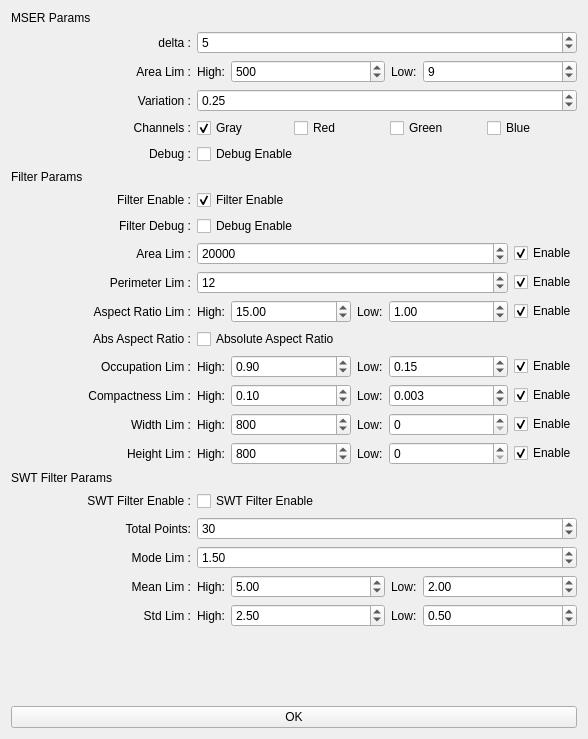
<?xml version="1.0" encoding="UTF-8"?>
<ui version="4.0">
 <class>ExtractCtrlWidget</class>
 <widget class="QWidget" name="ExtractCtrlWidget">
  <property name="windowModality">
   <enum>Qt::NonModal</enum>
  </property>
  <property name="geometry">
   <rect>
    <x>0</x>
    <y>0</y>
    <width>588</width>
    <height>739</height>
   </rect>
  </property>
  <property name="windowTitle">
   <string>Extract Control Panel</string>
  </property>
  <layout class="QVBoxLayout" name="verticalLayout" stretch="0,1,0">
   <item>
    <layout class="QFormLayout" name="layout_mser_params">
     <item row="0" column="0">
      <widget class="QLabel" name="label_mser_params">
       <property name="text">
        <string>MSER Params</string>
       </property>
      </widget>
     </item>
     <item row="1" column="0">
      <widget class="QLabel" name="label_mser_delta">
       <property name="sizePolicy">
        <sizepolicy hsizetype="Preferred" vsizetype="Preferred">
         <horstretch>0</horstretch>
         <verstretch>0</verstretch>
        </sizepolicy>
       </property>
       <property name="minimumSize">
        <size>
         <width>180</width>
         <height>0</height>
        </size>
       </property>
       <property name="text">
        <string>delta :</string>
       </property>
       <property name="alignment">
        <set>Qt::AlignRight|Qt::AlignTrailing|Qt::AlignVCenter</set>
       </property>
      </widget>
     </item>
     <item row="1" column="1">
      <widget class="QSpinBox" name="spinbox_mser_delta">
       <property name="value">
        <number>5</number>
       </property>
      </widget>
     </item>
     <item row="2" column="0">
      <widget class="QLabel" name="label_mser_area_lim">
       <property name="sizePolicy">
        <sizepolicy hsizetype="Preferred" vsizetype="Preferred">
         <horstretch>0</horstretch>
         <verstretch>0</verstretch>
        </sizepolicy>
       </property>
       <property name="minimumSize">
        <size>
         <width>180</width>
         <height>0</height>
        </size>
       </property>
       <property name="text">
        <string>Area Lim :</string>
       </property>
       <property name="alignment">
        <set>Qt::AlignRight|Qt::AlignTrailing|Qt::AlignVCenter</set>
       </property>
      </widget>
     </item>
     <item row="2" column="1">
      <layout class="QHBoxLayout" name="layout_mser_area_lim">
       <item>
        <widget class="QLabel" name="label_mser_area_high">
         <property name="sizePolicy">
          <sizepolicy hsizetype="Fixed" vsizetype="Preferred">
           <horstretch>0</horstretch>
           <verstretch>0</verstretch>
          </sizepolicy>
         </property>
         <property name="text">
          <string>High:</string>
         </property>
        </widget>
       </item>
       <item>
        <widget class="QSpinBox" name="spinbox_mser_area_high">
         <property name="maximum">
          <number>10000000</number>
         </property>
         <property name="value">
          <number>500</number>
         </property>
        </widget>
       </item>
       <item>
        <widget class="QLabel" name="label_mser_area_low">
         <property name="sizePolicy">
          <sizepolicy hsizetype="Fixed" vsizetype="Preferred">
           <horstretch>0</horstretch>
           <verstretch>0</verstretch>
          </sizepolicy>
         </property>
         <property name="text">
          <string>Low:</string>
         </property>
        </widget>
       </item>
       <item>
        <widget class="QSpinBox" name="spinbox_mser_area_low">
         <property name="maximum">
          <number>10000000</number>
         </property>
         <property name="value">
          <number>9</number>
         </property>
        </widget>
       </item>
      </layout>
     </item>
     <item row="3" column="0">
      <widget class="QLabel" name="label_mser_variation">
       <property name="sizePolicy">
        <sizepolicy hsizetype="Preferred" vsizetype="Preferred">
         <horstretch>0</horstretch>
         <verstretch>0</verstretch>
        </sizepolicy>
       </property>
       <property name="minimumSize">
        <size>
         <width>180</width>
         <height>0</height>
        </size>
       </property>
       <property name="text">
        <string>Variation :</string>
       </property>
       <property name="alignment">
        <set>Qt::AlignRight|Qt::AlignTrailing|Qt::AlignVCenter</set>
       </property>
      </widget>
     </item>
     <item row="3" column="1">
      <widget class="QDoubleSpinBox" name="dspinbox_mser_variation">
       <property name="maximum">
        <double>1.000000000000000</double>
       </property>
       <property name="value">
        <double>0.250000000000000</double>
       </property>
      </widget>
     </item>
     <item row="4" column="0">
      <widget class="QLabel" name="label_mser_channels">
       <property name="minimumSize">
        <size>
         <width>180</width>
         <height>0</height>
        </size>
       </property>
       <property name="text">
        <string>Channels :</string>
       </property>
       <property name="alignment">
        <set>Qt::AlignRight|Qt::AlignTrailing|Qt::AlignVCenter</set>
       </property>
      </widget>
     </item>
     <item row="4" column="1">
      <layout class="QHBoxLayout" name="layout_channels_options">
       <item>
        <widget class="QCheckBox" name="checkbox_mser_gray">
         <property name="text">
          <string>Gray</string>
         </property>
         <property name="checked">
          <bool>true</bool>
         </property>
        </widget>
       </item>
       <item>
        <widget class="QCheckBox" name="checkbox_mser_red">
         <property name="text">
          <string>Red</string>
         </property>
        </widget>
       </item>
       <item>
        <widget class="QCheckBox" name="checkbox_mser_green">
         <property name="text">
          <string>Green</string>
         </property>
        </widget>
       </item>
       <item>
        <widget class="QCheckBox" name="checkbox_mser_blue">
         <property name="text">
          <string>Blue</string>
         </property>
        </widget>
       </item>
      </layout>
     </item>
     <item row="5" column="0">
      <widget class="QLabel" name="label_mser_debug">
       <property name="minimumSize">
        <size>
         <width>180</width>
         <height>0</height>
        </size>
       </property>
       <property name="text">
        <string>Debug :</string>
       </property>
       <property name="alignment">
        <set>Qt::AlignRight|Qt::AlignTrailing|Qt::AlignVCenter</set>
       </property>
      </widget>
     </item>
     <item row="5" column="1">
      <widget class="QCheckBox" name="checkbox_mser_debug_enable">
       <property name="text">
        <string>Debug Enable</string>
       </property>
      </widget>
     </item>
    </layout>
   </item>
   <item>
    <layout class="QFormLayout" name="layout_filter_params">
     <item row="0" column="0">
      <widget class="QLabel" name="label_filter_params">
       <property name="text">
        <string>Filter Params</string>
       </property>
      </widget>
     </item>
     <item row="1" column="0">
      <widget class="QLabel" name="label_filter_enable">
       <property name="minimumSize">
        <size>
         <width>180</width>
         <height>0</height>
        </size>
       </property>
       <property name="text">
        <string> Filter Enable :</string>
       </property>
       <property name="alignment">
        <set>Qt::AlignRight|Qt::AlignTrailing|Qt::AlignVCenter</set>
       </property>
      </widget>
     </item>
     <item row="1" column="1">
      <widget class="QCheckBox" name="checkbox_filter_enable">
       <property name="text">
        <string>Filter Enable</string>
       </property>
       <property name="checked">
        <bool>true</bool>
       </property>
      </widget>
     </item>
     <item row="3" column="0">
      <widget class="QLabel" name="label_filter_area_lim">
       <property name="minimumSize">
        <size>
         <width>180</width>
         <height>0</height>
        </size>
       </property>
       <property name="text">
        <string>Area Lim :</string>
       </property>
       <property name="alignment">
        <set>Qt::AlignRight|Qt::AlignTrailing|Qt::AlignVCenter</set>
       </property>
      </widget>
     </item>
     <item row="4" column="0">
      <widget class="QLabel" name="label_filter_perimeter_lim">
       <property name="minimumSize">
        <size>
         <width>180</width>
         <height>0</height>
        </size>
       </property>
       <property name="text">
        <string>Perimeter Lim :</string>
       </property>
       <property name="alignment">
        <set>Qt::AlignRight|Qt::AlignTrailing|Qt::AlignVCenter</set>
       </property>
      </widget>
     </item>
     <item row="5" column="0">
      <widget class="QLabel" name="label_filter_aspect_ratio_lim">
       <property name="minimumSize">
        <size>
         <width>180</width>
         <height>0</height>
        </size>
       </property>
       <property name="text">
        <string>Aspect Ratio Lim :</string>
       </property>
       <property name="alignment">
        <set>Qt::AlignRight|Qt::AlignTrailing|Qt::AlignVCenter</set>
       </property>
      </widget>
     </item>
     <item row="5" column="1">
      <layout class="QHBoxLayout" name="layout_aspect_ratio_lim">
       <item>
        <widget class="QLabel" name="label_filter_aspect_ratio_high">
         <property name="sizePolicy">
          <sizepolicy hsizetype="Fixed" vsizetype="Preferred">
           <horstretch>0</horstretch>
           <verstretch>0</verstretch>
          </sizepolicy>
         </property>
         <property name="text">
          <string>High:</string>
         </property>
        </widget>
       </item>
       <item>
        <widget class="QDoubleSpinBox" name="dspinbox_filter_aspect_ratio_high">
         <property name="minimumSize">
          <size>
           <width>100</width>
           <height>0</height>
          </size>
         </property>
         <property name="value">
          <double>15.000000000000000</double>
         </property>
        </widget>
       </item>
       <item>
        <widget class="QLabel" name="label_filter_aspect_ratio_low">
         <property name="sizePolicy">
          <sizepolicy hsizetype="Fixed" vsizetype="Preferred">
           <horstretch>0</horstretch>
           <verstretch>0</verstretch>
          </sizepolicy>
         </property>
         <property name="text">
          <string>Low:</string>
         </property>
        </widget>
       </item>
       <item>
        <widget class="QDoubleSpinBox" name="dspinbox_filter_aspect_ratio_low">
         <property name="minimumSize">
          <size>
           <width>100</width>
           <height>0</height>
          </size>
         </property>
         <property name="value">
          <double>1.000000000000000</double>
         </property>
        </widget>
       </item>
       <item>
        <widget class="QCheckBox" name="checkbox_filter_aspect_ratio_lim">
         <property name="sizePolicy">
          <sizepolicy hsizetype="Fixed" vsizetype="Fixed">
           <horstretch>0</horstretch>
           <verstretch>0</verstretch>
          </sizepolicy>
         </property>
         <property name="text">
          <string>Enable</string>
         </property>
         <property name="checked">
          <bool>true</bool>
         </property>
        </widget>
       </item>
      </layout>
     </item>
     <item row="7" column="0">
      <widget class="QLabel" name="label_filter_occupation_lim">
       <property name="minimumSize">
        <size>
         <width>180</width>
         <height>0</height>
        </size>
       </property>
       <property name="text">
        <string>Occupation Lim :</string>
       </property>
       <property name="alignment">
        <set>Qt::AlignRight|Qt::AlignTrailing|Qt::AlignVCenter</set>
       </property>
      </widget>
     </item>
     <item row="7" column="1">
      <layout class="QHBoxLayout" name="layout_occupation_lim">
       <item>
        <widget class="QLabel" name="label_filter_occupation_high">
         <property name="sizePolicy">
          <sizepolicy hsizetype="Fixed" vsizetype="Preferred">
           <horstretch>0</horstretch>
           <verstretch>0</verstretch>
          </sizepolicy>
         </property>
         <property name="text">
          <string>High:</string>
         </property>
        </widget>
       </item>
       <item>
        <widget class="QDoubleSpinBox" name="dspinbox_filter_occupation_high">
         <property name="minimumSize">
          <size>
           <width>100</width>
           <height>0</height>
          </size>
         </property>
         <property name="value">
          <double>0.900000000000000</double>
         </property>
        </widget>
       </item>
       <item>
        <widget class="QLabel" name="label_filter_occupation_low">
         <property name="sizePolicy">
          <sizepolicy hsizetype="Fixed" vsizetype="Preferred">
           <horstretch>0</horstretch>
           <verstretch>0</verstretch>
          </sizepolicy>
         </property>
         <property name="text">
          <string>Low:</string>
         </property>
        </widget>
       </item>
       <item>
        <widget class="QDoubleSpinBox" name="dspinbox_filter_occupation_low">
         <property name="minimumSize">
          <size>
           <width>100</width>
           <height>0</height>
          </size>
         </property>
         <property name="value">
          <double>0.150000000000000</double>
         </property>
        </widget>
       </item>
       <item>
        <widget class="QCheckBox" name="checkbox_filter_occupation_lim">
         <property name="sizePolicy">
          <sizepolicy hsizetype="Fixed" vsizetype="Fixed">
           <horstretch>0</horstretch>
           <verstretch>0</verstretch>
          </sizepolicy>
         </property>
         <property name="text">
          <string>Enable</string>
         </property>
         <property name="checked">
          <bool>true</bool>
         </property>
        </widget>
       </item>
      </layout>
     </item>
     <item row="8" column="0">
      <widget class="QLabel" name="label_filter_compactness_lim">
       <property name="minimumSize">
        <size>
         <width>180</width>
         <height>0</height>
        </size>
       </property>
       <property name="text">
        <string>Compactness Lim :</string>
       </property>
       <property name="alignment">
        <set>Qt::AlignRight|Qt::AlignTrailing|Qt::AlignVCenter</set>
       </property>
      </widget>
     </item>
     <item row="9" column="0">
      <widget class="QLabel" name="label_filter_width_lim">
       <property name="minimumSize">
        <size>
         <width>180</width>
         <height>0</height>
        </size>
       </property>
       <property name="text">
        <string>Width Lim :</string>
       </property>
       <property name="alignment">
        <set>Qt::AlignRight|Qt::AlignTrailing|Qt::AlignVCenter</set>
       </property>
      </widget>
     </item>
     <item row="10" column="0">
      <widget class="QLabel" name="label_filter_height_lim">
       <property name="minimumSize">
        <size>
         <width>180</width>
         <height>0</height>
        </size>
       </property>
       <property name="text">
        <string>Height Lim :</string>
       </property>
       <property name="alignment">
        <set>Qt::AlignRight|Qt::AlignTrailing|Qt::AlignVCenter</set>
       </property>
      </widget>
     </item>
     <item row="13" column="0">
      <widget class="QLabel" name="label_filter_swt_filter_enable">
       <property name="minimumSize">
        <size>
         <width>180</width>
         <height>0</height>
        </size>
       </property>
       <property name="text">
        <string>SWT Filter Enable :</string>
       </property>
       <property name="alignment">
        <set>Qt::AlignRight|Qt::AlignTrailing|Qt::AlignVCenter</set>
       </property>
      </widget>
     </item>
     <item row="13" column="1">
      <widget class="QCheckBox" name="checkbox_filter_swt_filter_enable">
       <property name="text">
        <string>SWT Filter Enable</string>
       </property>
      </widget>
     </item>
     <item row="14" column="0">
      <widget class="QLabel" name="label_filter_swt_total_points">
       <property name="minimumSize">
        <size>
         <width>180</width>
         <height>0</height>
        </size>
       </property>
       <property name="text">
        <string>Total Points:</string>
       </property>
       <property name="alignment">
        <set>Qt::AlignRight|Qt::AlignTrailing|Qt::AlignVCenter</set>
       </property>
      </widget>
     </item>
     <item row="15" column="0">
      <widget class="QLabel" name="label_filter_swt_mode_lim">
       <property name="minimumSize">
        <size>
         <width>180</width>
         <height>0</height>
        </size>
       </property>
       <property name="text">
        <string>Mode Lim :</string>
       </property>
       <property name="alignment">
        <set>Qt::AlignRight|Qt::AlignTrailing|Qt::AlignVCenter</set>
       </property>
      </widget>
     </item>
     <item row="16" column="0">
      <widget class="QLabel" name="label_filter_swt_mean_lim">
       <property name="minimumSize">
        <size>
         <width>180</width>
         <height>0</height>
        </size>
       </property>
       <property name="text">
        <string>Mean Lim :</string>
       </property>
       <property name="alignment">
        <set>Qt::AlignRight|Qt::AlignTrailing|Qt::AlignVCenter</set>
       </property>
      </widget>
     </item>
     <item row="16" column="1">
      <layout class="QHBoxLayout" name="layout_filter_swt_mean_lim">
       <item>
        <widget class="QLabel" name="label_filter_swt_mean_high">
         <property name="sizePolicy">
          <sizepolicy hsizetype="Fixed" vsizetype="Preferred">
           <horstretch>0</horstretch>
           <verstretch>0</verstretch>
          </sizepolicy>
         </property>
         <property name="text">
          <string>High:</string>
         </property>
        </widget>
       </item>
       <item>
        <widget class="QDoubleSpinBox" name="dspinbox_filter_swt_mean_high">
         <property name="value">
          <double>5.000000000000000</double>
         </property>
        </widget>
       </item>
       <item>
        <widget class="QLabel" name="label_filter_swt_mean_low">
         <property name="sizePolicy">
          <sizepolicy hsizetype="Fixed" vsizetype="Preferred">
           <horstretch>0</horstretch>
           <verstretch>0</verstretch>
          </sizepolicy>
         </property>
         <property name="text">
          <string>Low:</string>
         </property>
        </widget>
       </item>
       <item>
        <widget class="QDoubleSpinBox" name="dspinbox_filter_swt_mean_low">
         <property name="value">
          <double>2.000000000000000</double>
         </property>
        </widget>
       </item>
      </layout>
     </item>
     <item row="8" column="1">
      <layout class="QHBoxLayout" name="layout_filter_compactness_lim">
       <item>
        <widget class="QLabel" name="label_filter_compactness_high">
         <property name="sizePolicy">
          <sizepolicy hsizetype="Fixed" vsizetype="Preferred">
           <horstretch>0</horstretch>
           <verstretch>0</verstretch>
          </sizepolicy>
         </property>
         <property name="text">
          <string>High:</string>
         </property>
        </widget>
       </item>
       <item>
        <widget class="QDoubleSpinBox" name="dspinbox_filter_compactness_high">
         <property name="minimumSize">
          <size>
           <width>100</width>
           <height>0</height>
          </size>
         </property>
         <property name="value">
          <double>0.100000000000000</double>
         </property>
        </widget>
       </item>
       <item>
        <widget class="QLabel" name="label_filter_compactness_low">
         <property name="sizePolicy">
          <sizepolicy hsizetype="Fixed" vsizetype="Preferred">
           <horstretch>0</horstretch>
           <verstretch>0</verstretch>
          </sizepolicy>
         </property>
         <property name="text">
          <string>Low:</string>
         </property>
        </widget>
       </item>
       <item>
        <widget class="QDoubleSpinBox" name="dspinbox_filter_compactness_low">
         <property name="minimumSize">
          <size>
           <width>100</width>
           <height>0</height>
          </size>
         </property>
         <property name="decimals">
          <number>3</number>
         </property>
         <property name="singleStep">
          <double>0.001000000000000</double>
         </property>
         <property name="value">
          <double>0.003000000000000</double>
         </property>
        </widget>
       </item>
       <item>
        <widget class="QCheckBox" name="checkbox_filter_compactness_lim">
         <property name="sizePolicy">
          <sizepolicy hsizetype="Fixed" vsizetype="Fixed">
           <horstretch>0</horstretch>
           <verstretch>0</verstretch>
          </sizepolicy>
         </property>
         <property name="text">
          <string>Enable</string>
         </property>
         <property name="checked">
          <bool>true</bool>
         </property>
        </widget>
       </item>
      </layout>
     </item>
     <item row="17" column="0">
      <widget class="QLabel" name="label_filter_swt_std_lim">
       <property name="minimumSize">
        <size>
         <width>180</width>
         <height>0</height>
        </size>
       </property>
       <property name="text">
        <string>Std Lim :</string>
       </property>
       <property name="alignment">
        <set>Qt::AlignRight|Qt::AlignTrailing|Qt::AlignVCenter</set>
       </property>
      </widget>
     </item>
     <item row="17" column="1">
      <layout class="QHBoxLayout" name="layout_filter_swt_std_lim">
       <item>
        <widget class="QLabel" name="label_filter_swt_std_high">
         <property name="sizePolicy">
          <sizepolicy hsizetype="Fixed" vsizetype="Preferred">
           <horstretch>0</horstretch>
           <verstretch>0</verstretch>
          </sizepolicy>
         </property>
         <property name="text">
          <string>High:</string>
         </property>
        </widget>
       </item>
       <item>
        <widget class="QDoubleSpinBox" name="dspinbox_filter_swt_std_high">
         <property name="value">
          <double>2.500000000000000</double>
         </property>
        </widget>
       </item>
       <item>
        <widget class="QLabel" name="label_filter_swt_std_low">
         <property name="sizePolicy">
          <sizepolicy hsizetype="Fixed" vsizetype="Preferred">
           <horstretch>0</horstretch>
           <verstretch>0</verstretch>
          </sizepolicy>
         </property>
         <property name="text">
          <string>Low:</string>
         </property>
        </widget>
       </item>
       <item>
        <widget class="QDoubleSpinBox" name="dspinbox_filter_swt_std_low">
         <property name="value">
          <double>0.500000000000000</double>
         </property>
        </widget>
       </item>
      </layout>
     </item>
     <item row="14" column="1">
      <widget class="QSpinBox" name="spinbox_filter_swt_total_points">
       <property name="value">
        <number>30</number>
       </property>
      </widget>
     </item>
     <item row="15" column="1">
      <widget class="QDoubleSpinBox" name="dspinbox_filter_swt_mode_lim">
       <property name="value">
        <double>1.500000000000000</double>
       </property>
      </widget>
     </item>
     <item row="12" column="0">
      <widget class="QLabel" name="label">
       <property name="text">
        <string>SWT Filter Params</string>
       </property>
      </widget>
     </item>
     <item row="2" column="0">
      <widget class="QLabel" name="label_filter_debug">
       <property name="minimumSize">
        <size>
         <width>180</width>
         <height>0</height>
        </size>
       </property>
       <property name="text">
        <string> Filter Debug :</string>
       </property>
       <property name="alignment">
        <set>Qt::AlignRight|Qt::AlignTrailing|Qt::AlignVCenter</set>
       </property>
      </widget>
     </item>
     <item row="2" column="1">
      <widget class="QCheckBox" name="checkbox_filter_debug">
       <property name="text">
        <string>Debug Enable</string>
       </property>
      </widget>
     </item>
     <item row="9" column="1">
      <layout class="QHBoxLayout" name="layout_filter_width_lim">
       <item>
        <widget class="QLabel" name="label_filter_width_high">
         <property name="sizePolicy">
          <sizepolicy hsizetype="Fixed" vsizetype="Preferred">
           <horstretch>0</horstretch>
           <verstretch>0</verstretch>
          </sizepolicy>
         </property>
         <property name="text">
          <string>High:</string>
         </property>
        </widget>
       </item>
       <item>
        <widget class="QSpinBox" name="spinbox_filter_width_high">
         <property name="minimumSize">
          <size>
           <width>100</width>
           <height>0</height>
          </size>
         </property>
         <property name="maximum">
          <number>10000000</number>
         </property>
         <property name="value">
          <number>800</number>
         </property>
        </widget>
       </item>
       <item>
        <widget class="QLabel" name="label_filter_width_low">
         <property name="sizePolicy">
          <sizepolicy hsizetype="Fixed" vsizetype="Preferred">
           <horstretch>0</horstretch>
           <verstretch>0</verstretch>
          </sizepolicy>
         </property>
         <property name="text">
          <string>Low:</string>
         </property>
        </widget>
       </item>
       <item>
        <widget class="QSpinBox" name="spinbox_filter_width_low">
         <property name="minimumSize">
          <size>
           <width>100</width>
           <height>0</height>
          </size>
         </property>
        </widget>
       </item>
       <item>
        <widget class="QCheckBox" name="checkbox_filter_width_lim">
         <property name="sizePolicy">
          <sizepolicy hsizetype="Fixed" vsizetype="Fixed">
           <horstretch>0</horstretch>
           <verstretch>0</verstretch>
          </sizepolicy>
         </property>
         <property name="text">
          <string>Enable</string>
         </property>
         <property name="checked">
          <bool>true</bool>
         </property>
        </widget>
       </item>
      </layout>
     </item>
     <item row="10" column="1">
      <layout class="QHBoxLayout" name="layout_filter_height_lim">
       <item>
        <widget class="QLabel" name="label_filter_height_high">
         <property name="sizePolicy">
          <sizepolicy hsizetype="Fixed" vsizetype="Preferred">
           <horstretch>0</horstretch>
           <verstretch>0</verstretch>
          </sizepolicy>
         </property>
         <property name="text">
          <string>High:</string>
         </property>
        </widget>
       </item>
       <item>
        <widget class="QSpinBox" name="spinbox_filter_height_high">
         <property name="sizePolicy">
          <sizepolicy hsizetype="Minimum" vsizetype="Fixed">
           <horstretch>0</horstretch>
           <verstretch>0</verstretch>
          </sizepolicy>
         </property>
         <property name="minimumSize">
          <size>
           <width>100</width>
           <height>0</height>
          </size>
         </property>
         <property name="maximum">
          <number>10000000</number>
         </property>
         <property name="value">
          <number>800</number>
         </property>
        </widget>
       </item>
       <item>
        <widget class="QLabel" name="label_filter_height_low">
         <property name="sizePolicy">
          <sizepolicy hsizetype="Fixed" vsizetype="Preferred">
           <horstretch>0</horstretch>
           <verstretch>0</verstretch>
          </sizepolicy>
         </property>
         <property name="text">
          <string>Low:</string>
         </property>
        </widget>
       </item>
       <item>
        <widget class="QSpinBox" name="spinbox_filter_height_low">
         <property name="minimumSize">
          <size>
           <width>100</width>
           <height>0</height>
          </size>
         </property>
        </widget>
       </item>
       <item>
        <widget class="QCheckBox" name="checkbox_filter_height_lim">
         <property name="sizePolicy">
          <sizepolicy hsizetype="Fixed" vsizetype="Fixed">
           <horstretch>0</horstretch>
           <verstretch>0</verstretch>
          </sizepolicy>
         </property>
         <property name="text">
          <string>Enable</string>
         </property>
         <property name="checked">
          <bool>true</bool>
         </property>
        </widget>
       </item>
      </layout>
     </item>
     <item row="3" column="1">
      <layout class="QHBoxLayout" name="layout_filter_area_lim">
       <item>
        <widget class="QSpinBox" name="spinbox_filter_area_lim">
         <property name="maximum">
          <number>10000000</number>
         </property>
         <property name="value">
          <number>20000</number>
         </property>
        </widget>
       </item>
       <item>
        <widget class="QCheckBox" name="checkbox_filter_area_lim">
         <property name="sizePolicy">
          <sizepolicy hsizetype="Fixed" vsizetype="Fixed">
           <horstretch>0</horstretch>
           <verstretch>0</verstretch>
          </sizepolicy>
         </property>
         <property name="text">
          <string>Enable</string>
         </property>
         <property name="checked">
          <bool>true</bool>
         </property>
        </widget>
       </item>
      </layout>
     </item>
     <item row="4" column="1">
      <layout class="QHBoxLayout" name="layout_filter_perimeter_lim">
       <item>
        <widget class="QSpinBox" name="spinbox_filter_perimeter_lim">
         <property name="value">
          <number>12</number>
         </property>
        </widget>
       </item>
       <item>
        <widget class="QCheckBox" name="checkbox_filter_perimeter_lim">
         <property name="sizePolicy">
          <sizepolicy hsizetype="Fixed" vsizetype="Fixed">
           <horstretch>0</horstretch>
           <verstretch>0</verstretch>
          </sizepolicy>
         </property>
         <property name="text">
          <string>Enable</string>
         </property>
         <property name="checked">
          <bool>true</bool>
         </property>
        </widget>
       </item>
      </layout>
     </item>
     <item row="6" column="0">
      <widget class="QLabel" name="label_filter_abs_aspect_ratio">
       <property name="minimumSize">
        <size>
         <width>180</width>
         <height>0</height>
        </size>
       </property>
       <property name="text">
        <string>Abs Aspect Ratio :</string>
       </property>
       <property name="alignment">
        <set>Qt::AlignRight|Qt::AlignTrailing|Qt::AlignVCenter</set>
       </property>
      </widget>
     </item>
     <item row="6" column="1">
      <widget class="QCheckBox" name="checkbox_filter_abs_aspect_ratio">
       <property name="text">
        <string>Absolute Aspect Ratio</string>
       </property>
      </widget>
     </item>
    </layout>
   </item>
   <item>
    <widget class="QPushButton" name="btn_ok">
     <property name="text">
      <string>OK</string>
     </property>
    </widget>
   </item>
  </layout>
 </widget>
 <resources/>
 <connections/>
</ui>
